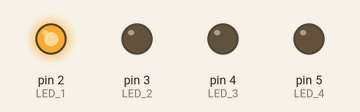
This sketch was run on a simulated Arduino Uno, built with avr-gcc and run on an emulated ATmega328P. Parts: output pins drawn as LEDs (lit = HIGH).

Above: at 0.1 s.
At 0.7 s:
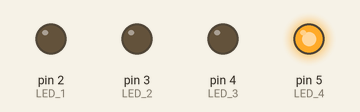
At 1.3 s:
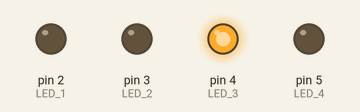
At 2.7 s:
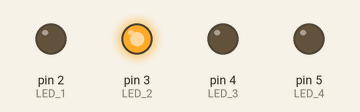
Timing chart, 0 to 3.0 s (numbered marks = the images above):
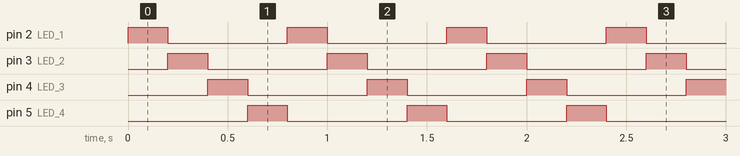

The sketch:

tm1636-led.ino
```cpp
void setup() {
  // initialize digital pin LED_BUILTIN as an output.
  pinMode(2, OUTPUT); // LED 1
  pinMode(3, OUTPUT); // LED 2
  pinMode(4, OUTPUT); // LED 3
  pinMode(5, OUTPUT); // LED 4
}

int x = 200;

void loop() {
  digitalWrite(2, HIGH);    // turn on LED1
  delay(x);
  digitalWrite(2, LOW);    // turn off LED1. Process repeats for the other three LEDs
  digitalWrite(3, HIGH);
  delay(x);
  digitalWrite(3, LOW);
  digitalWrite(4, HIGH);
  delay(x);
  digitalWrite(4, LOW);
  digitalWrite(5, HIGH);
  delay(x);
  digitalWrite(5, LOW);
}
```

Measured:
- by itself, pin 2 (LED_1), pin 3 (LED_2), pin 4 (LED_3), pin 5 (LED_4): alternates HIGH for 0.20 s and LOW for 0.60 s
- by itself, everything shown: repeats every 0.80 s, in 4 steps
